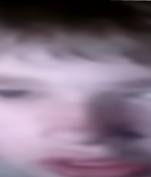
#> input picture images/sam.png, 151 x 177 px
$ python auto_drawer.py
#> lines starting #> are read from the running program, lines starting #| are printed output that depends on the picture
from PIL import Image
from time import sleep

def convert_rgb_to_hex(rgb):
    return '%02x%02x%02x' % rgb


fname = input("Enter file name: ")
#> the answer given: ../images/sam.png
try:
    image = Image.open(fname)
#> image is the input picture: PIL image 151x177 RGBA; mean R, G, B, A 130, 112.6, 130.3, 254.9
except:
    print("Cannot find file? try adding the file extension (.png, .jpeg etc)")
    print("Please close and try again")
    sleep(5)

resized_image = image.resize((32, 32))
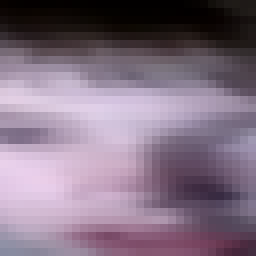
#> resized_image: PIL image 32x32 RGBA (shown 8 times larger); mean R, G, B, A 130, 112.6, 130.3, 254.9; transparent parts drawn white
rgb_resized_image = resized_image.convert("RGB")
rgb_resized_image_pixel = rgb_resized_image.load()
print(rgb_resized_image_pixel[0.5,0.5])
#| (7, 2, 0)
rgb_resized_image.show()


#
# loops over the image and prints out the hex values
#

for i in range(32):
    for j in range(32):
        rgb_code = rgb_resized_image_pixel[i,j]
        hex_code = convert_rgb_to_hex(rgb_code)
        print(hex_code)
